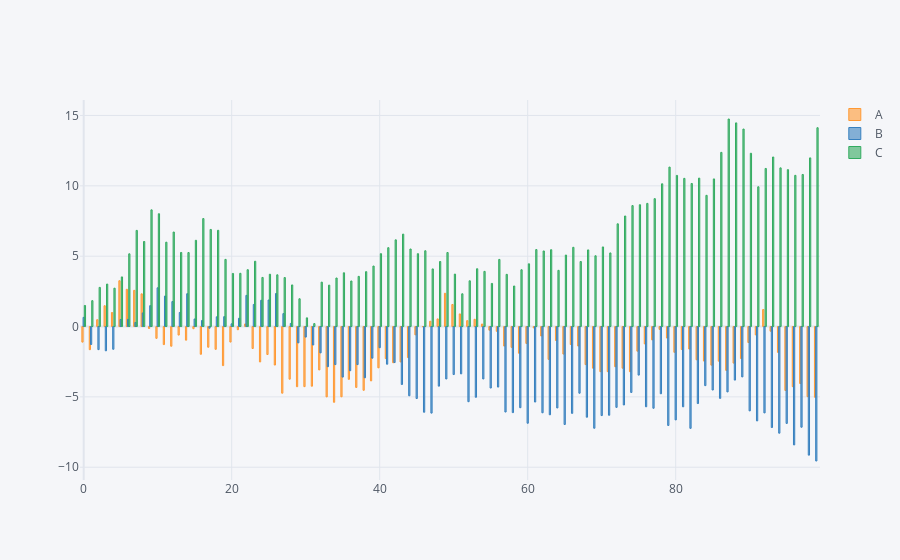

Notebook source saved alongside this figure:
### Code cell
df.iplot(kind='bar', bargap = 0.5)
